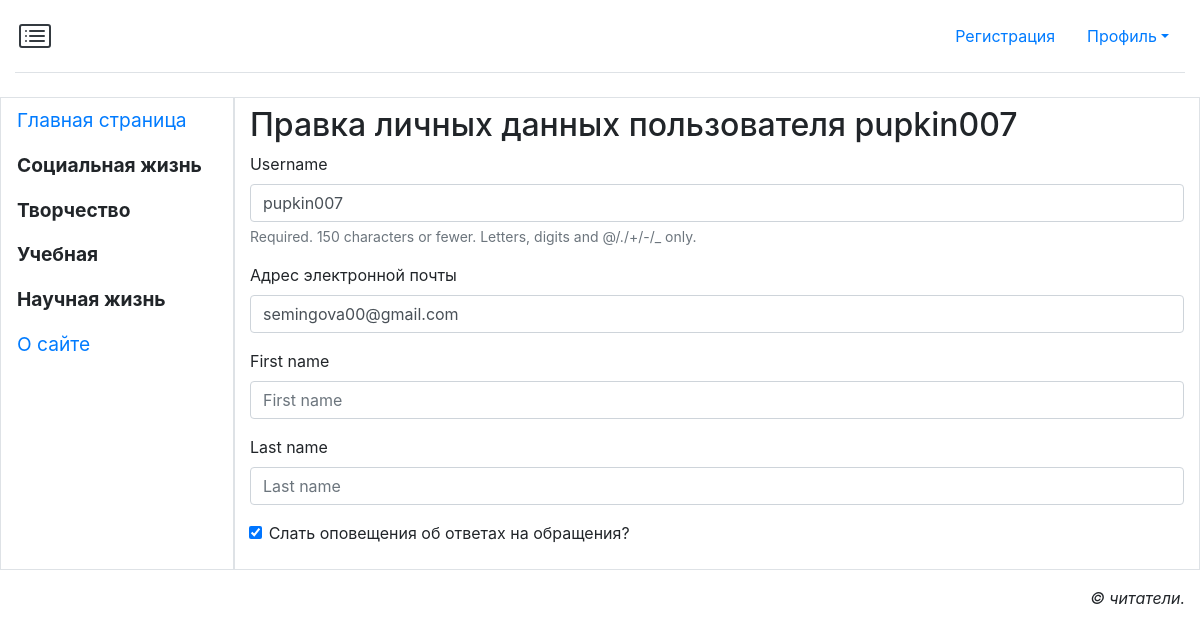
Page /accounts/profile/change/ (signed in) on the committed database.
### main/models.py (models this page shows, shortened)
class Rubric(models.Model):
    name = models.CharField(max_length=100, db_index=True, unique=True, verbose_name='Название')
    order = models.SmallIntegerField(default=0, db_index=True, verbose_name='Порядок')
    class Meta:
        verbose_name_plural = 'Рубрики'
        verbose_name = 'Рубрика'

class UserProfile(AbstractUser):
    is_activated = models.BooleanField(default=True, db_index=True, verbose_name='Прошел активацию?')
    send_messages = models.BooleanField(default=True, verbose_name='Слать оповещения об ответах на обращения?')
    USER_PROFILE_TYPE_CHOICES = (
        (1, 'student'),
        (2, 'teacher'),
        (3, 'employee'),
    )
    user_type = models.PositiveSmallIntegerField(choices=USER_PROFILE_TYPE_CHOICES, verbose_name='Роль', default=False)
    class Meta(AbstractUser.Meta):
        verbose_name = 'Профиль пользователя'
        verbose_name_plural = 'Профили пользователей'

### main/views.py (the view)
# urls.py: path('accounts/profile/change/', ChangeUserInfoView.as_view(), name='profile_change'),
class ChangeUserInfoView(SuccessMessageMixin, LoginRequiredMixin, UpdateView):
    model = UserProfile
    template_name = 'main/change_user_info.html'
    form_class = ChangeUserInfoForm
    success_url = reverse_lazy('main:profile')
    success_message = 'Данные пользователя изменены'
    def setup(self, request, *args, **kwargs):
        self.user_id = request.user.pk
        return super().setup(request, *args, **kwargs)
    def get_object(self, queryset=None):
        if not queryset:
            queryset = self.get_queryset()
        return get_object_or_404(queryset, pk=self.user_id)

### main/forms.py
class ChangeUserInfoForm(forms.ModelForm):
    email = forms.EmailField(required=True, label='Адрес электронной почты')
    class Meta:
        model = UserProfile
        fields = ('username', 'email', 'first_name', 'last_name', 'send_messages')

### main/templates/main/change_user_info.html (shortened to what this page needs)
{% extends "layout/basic.html" %}
{% load bootstrap4 %}
{% block content %}
<h2>Правка личных данных пользователя {{ user.username }}</h2>
<form method="post">
    {% bootstrap_form form layout='horizontal' %}
</form>
{% endblock %}

### main/templates/layout/basic.html (shortened to what this page needs)
{% load bootstrap4 %}
{% load static %}
<!DOCTYPE html>
<html>
<head>
    {% bootstrap_css %}
    <link rel="stylesheet" type="text/css" href="{% static 'main/style.css' %}">
</head>
<body class="container-fluid">
<header class="d-flex flex-wrap justify-content py-3 mb-4 border-bottom">
    <a href="/" class="d-flex align-items-center mb-3 mb-md-0 me-md-auto text-dark text-decoration-none">
    </a>
    <ul class="nav nav-pills">
        <li class="nav-item"><a href="{% url 'main:register' %}" class="nav-link">Регистрация</a></li>
        {% if user.is_authenticated %}
        <li class="nav-item dropdown">
            <a class="nav-link dropdown-toggle" data-toggle="dropdown" href="#" role="button"
               aria-haspopup="true"
               aria-expanded="false">Профиль</a>
        </li>
        {% else %}
        <li class="nav-item"><a href="{% url 'main:login' %}" class="nav-link active"
                                aria-current="page">Авторизация</a>
        </li>
        {% endif %}
    </ul>
</header>
<div class="row">
    <nav class="col-md-auto nav flex-column border">
        <a class="nav-link root"
           href="{% url 'main:index' %}">Главная страница</a>
        {% for rubric in rubrics %}
        {% ifchanged rubric.pk %}
        <span class="nav-link root font-weight-bold">
             {{ rubric.name }}
        </span>
        {% endifchanged %}
        {% endfor %}
        <a class="nav-link root" href="{% url 'main:other' page='about' %}">О сайте</a>
    </nav>
    <section class="col border py-2">
        {% block content %}
        {% endblock %}
    </section>
</div>
<footer class="mt-3">
    <p class="text-right font-italic">&copy; читатели.</p>
</footer>
</body>
</html>

### main/static/main/style.css (style rules this page uses)
.root { font-size: larger; }
.justify-content { justify-content: space-between !important; }
.form-check { margin-left: 2%; padding-right: 2%; padding-left: 0px !important; }

### rows in the picture
Rubric: name "Социальная жизнь"
Rubric: name "Творчество"
Rubric: name "Учебная"
Rubric: name "Научная жизнь"
UserProfile: username "pupkin007", email "semingova00@gmail.com", send_messages "☑"
